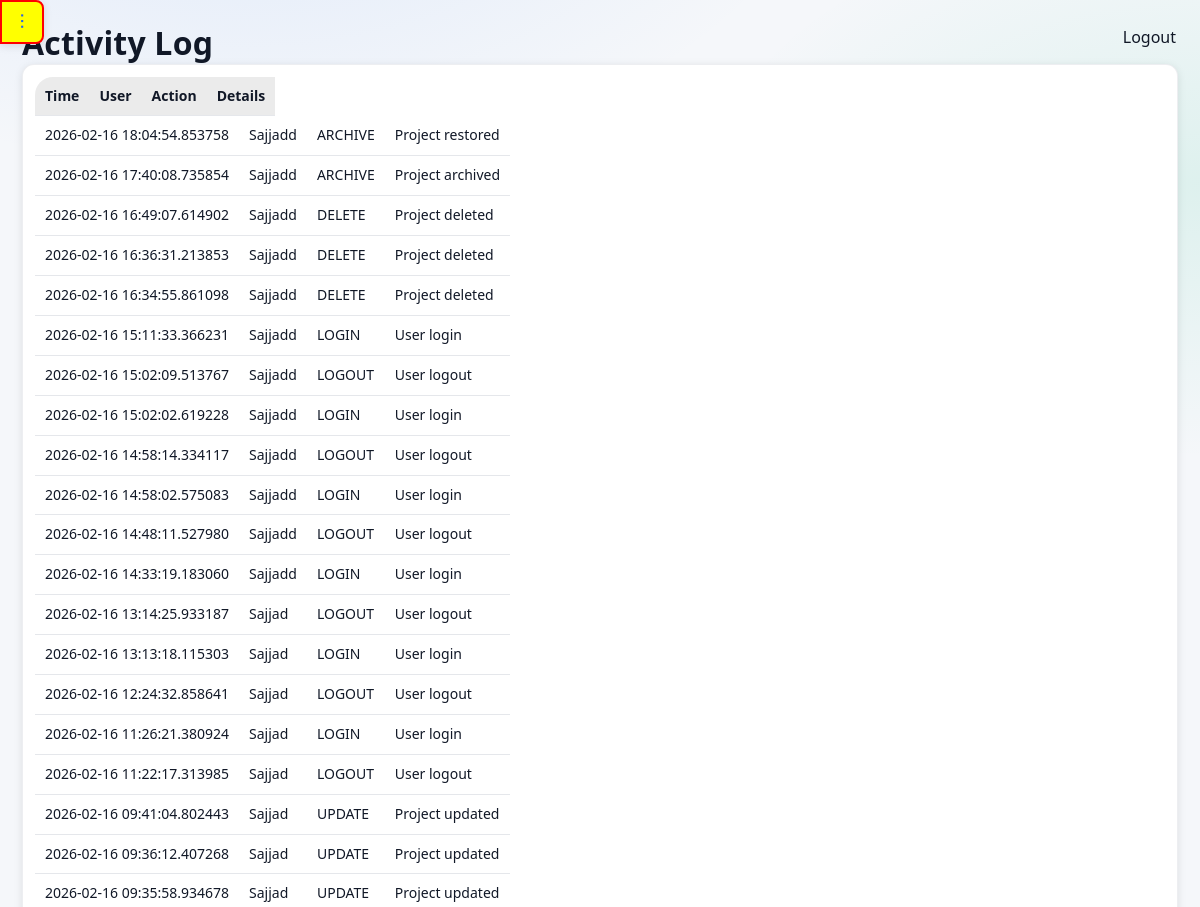
Before: /activity (signed in, upper part) with the older database file.
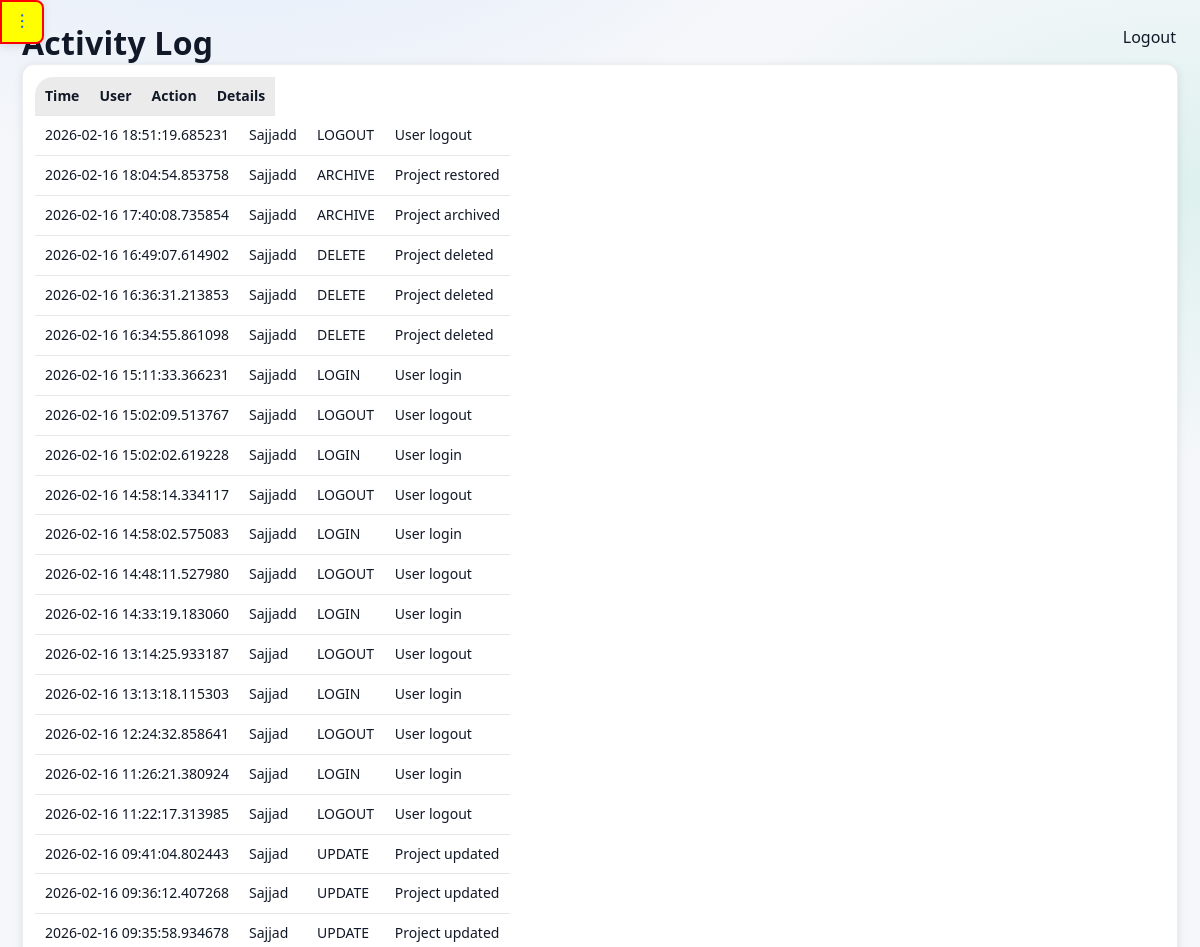
After: the same page with the newer database file.
### app/models/activity_log.py (models this page shows)
class ActivityLog(Base):
    __tablename__ = "activity_logs"
    __table_args__ = (
        Index("ix_activity_logs_created_at", "created_at"),
        Index("ix_activity_logs_user_id", "user_id"),
    )
    id = Column(Integer, primary_key=True, index=True)
    user_id = Column(Integer, ForeignKey("users.id"), nullable=True)
    username = Column(String(150), nullable=False)
    role = Column(String(50), nullable=True)
    action = Column(String(20), nullable=False)  # CREATE, UPDATE, DELETE, ARCHIVE, LOGIN, LOGOUT
    entity_type = Column(String(50), nullable=True)  # Project, Activity, Material, User, Execution
    entity_id = Column(Integer, nullable=True)
    description = Column(Text, nullable=True)
    old_value = Column(Text, nullable=True)  # JSON string
    new_value = Column(Text, nullable=True)  # JSON string
    ip_address = Column(String(64), nullable=True)
    created_at = Column(DateTime, default=datetime.utcnow, nullable=False)
    details = Column(String, nullable=True)
    timestamp = Column(DateTime, default=datetime.utcnow)

### app/routes/activity.py (the view)
@router.get("/activity", response_class=HTMLResponse)
def activity_page(request: Request, db: Session = Depends(get_db)):
    user = request.session.get("user")
    if user is None or user["role"] != "admin":
        return RedirectResponse("/dashboard", status_code=302)
    logs = get_recent_activities(db)
    return templates.TemplateResponse(
        "activity.html",
        {
            "request": request,
            "user": user,
            "logs": logs,
        }
    )

### app/templates/activity.html
{% extends "base.html" %}
{% block content %}
<h1 class="page-title">Activity Log</h1>
<div class="card">
    <table class="table">
        <thead>
            <tr>
                <th>Time</th>
                <th>User</th>
                <th>Action</th>
                <th>Details</th>
            </tr>
        </thead>
        <tbody>
            {% for log in logs %}
            <tr>
                <td>{{ log.timestamp }}</td>
                <td>{{ log.username }}</td>
                <td>{{ log.action }}</td>
                <td>{{ log.details }}</td>
            </tr>
            {% else %}
            <tr>
                <td colspan="4">No activity recorded</td>
            </tr>
            {% endfor %}
        </tbody>
    </table>
</div>
{% endblock %}

Changed rows visible on the page:
added ActivityLog: timestamp "2026-02-16 18:51:19.685231", username "Sajjadd", action "LOGOUT", details "User logout"
